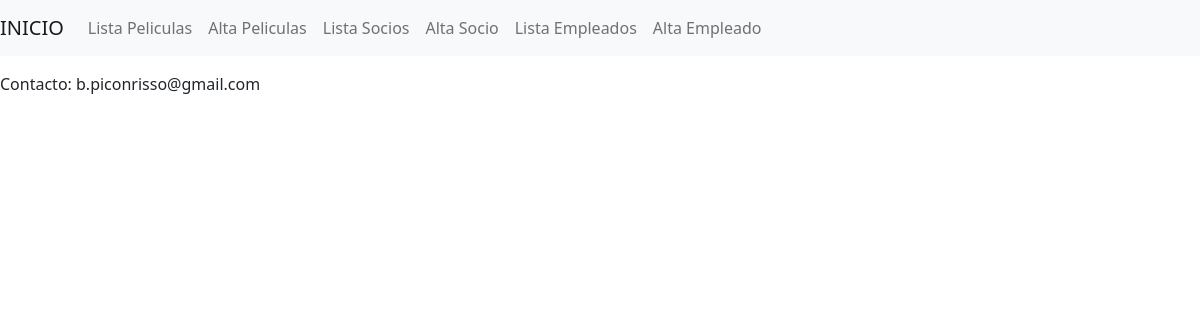
Before: /Videoclub/listadoPeliculas/ with the older database file.
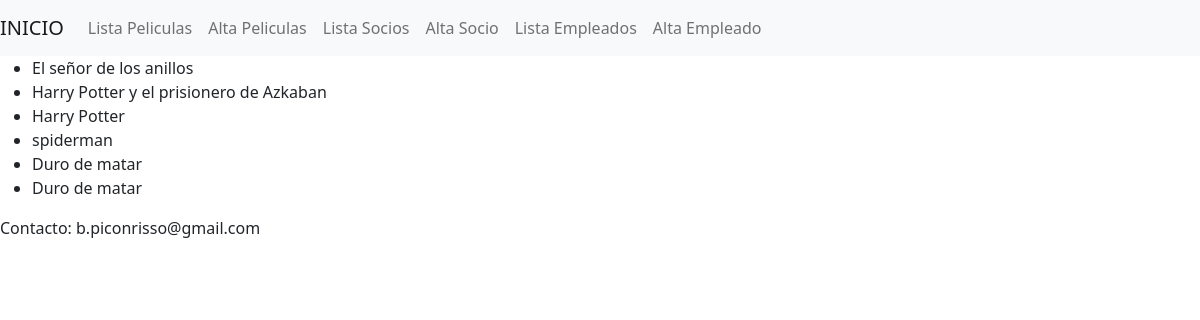
After: the same page with the newer database file.
### Videoclub/models.py (models this page shows, shortened)
class Pelicula(models.Model):
    nombre = models.CharField(max_length= 100)
    categoria = models.CharField(max_length= 100)
    descripcion = models.CharField(max_length=100)
    precio = models.CharField(max_length=100)

### Videoclub/views.py (the view)
# urls.py: path('listadoPeliculas/', views.listado_peliculas),
def listado_peliculas(request):
    peliculas = Pelicula.objects.all()
    return render(request, 'listadoPeliculas.html', {"peliculas": peliculas})

### Videoclub/templates/listadoPeliculas.html (shortened to what this page needs)
{% extends "base.html" %}
{% block content %}
<ul>
    {% for p in peliculas %}
    <li>
        {{p.nombre}}
    </li>
    {% endfor %}
</ul>
{% endblock %}

### Videoclub/templates/base.html (shortened to what this page needs)
<!DOCTYPE html>
<html lang="en">
<head>
    <link href="https://cdn.jsdelivr.net/npm/bootstrap@5.1.3/dist/css/bootstrap.min.css" rel="stylesheet">
</head>
<body>
	<nav class="navbar navbar-expand-lg navbar-light bg-light">
        <a class="navbar-brand" href="/Videoclub/index">INICIO</a>
        <div class="collapse navbar-collapse" id="navbarNav">
          <ul class="navbar-nav">
            <li class="nav-item active">
              <a class="nav-link" href="/Videoclub/listadoPeliculas">Lista Peliculas</a>
            </li>
            <li class="nav-item active">
              <a class="nav-link" href="/Videoclub/formularioPeliculas">Alta Peliculas</a>
            </li>
            <li class="nav-item active">
              <a class="nav-link" href="#">Lista Socios</a>
            </li>
            <li class="nav-item">
              <a class="nav-link" href="#">Alta Socio</a>
            </li>
            <li class="nav-item">
                <a class="nav-link" href="#">Lista Empleados</a>
              </li>
              <li class="nav-item">
                <a class="nav-link" href="#">Alta Empleado</a>
              </li>
          </ul>
        </div>
      </nav>
{% block content %}{% endblock %}
<footer>Contacto: b.piconrisso@gmail.com</footer>
</body>
</html>

Changed rows visible on the page:
added Pelicula: nombre "El señor de los anillos"
added Pelicula: nombre "Harry Potter y el prisionero de Azkaban"
added Pelicula: nombre "Harry Potter"
added Pelicula: nombre "spiderman"
added Pelicula: nombre "Duro de matar"
added Pelicula: nombre "Duro de matar"
